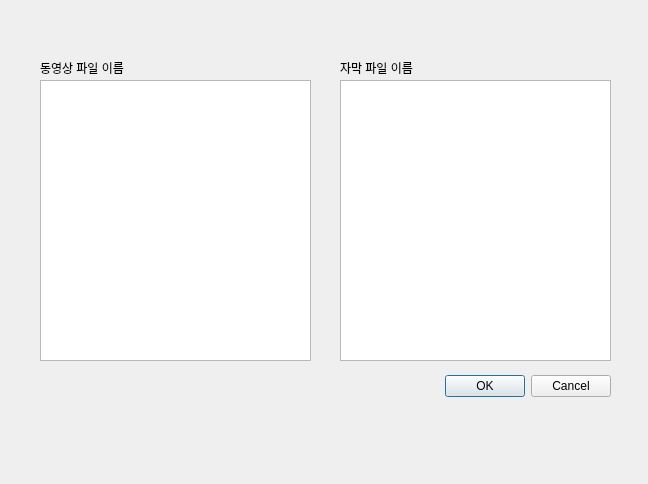
<?xml version="1.0" encoding="UTF-8"?>
<ui version="4.0">
 <class>Dialog</class>
 <widget class="QDialog" name="Dialog">
  <property name="geometry">
   <rect>
    <x>0</x>
    <y>0</y>
    <width>648</width>
    <height>484</height>
   </rect>
  </property>
  <property name="windowTitle">
   <string>Dialog</string>
  </property>
  <widget class="QDialogButtonBox" name="buttonBox">
   <property name="geometry">
    <rect>
     <x>270</x>
     <y>370</y>
     <width>341</width>
     <height>32</height>
    </rect>
   </property>
   <property name="orientation">
    <enum>Qt::Horizontal</enum>
   </property>
   <property name="standardButtons">
    <set>QDialogButtonBox::Cancel|QDialogButtonBox::Ok</set>
   </property>
  </widget>
  <widget class="QTextEdit" name="textEdit">
   <property name="geometry">
    <rect>
     <x>40</x>
     <y>80</y>
     <width>271</width>
     <height>281</height>
    </rect>
   </property>
  </widget>
  <widget class="QTextEdit" name="textEdit_2">
   <property name="geometry">
    <rect>
     <x>340</x>
     <y>80</y>
     <width>271</width>
     <height>281</height>
    </rect>
   </property>
  </widget>
  <widget class="QLabel" name="label">
   <property name="geometry">
    <rect>
     <x>40</x>
     <y>60</y>
     <width>181</width>
     <height>16</height>
    </rect>
   </property>
   <property name="text">
    <string>동영상 파일 이름</string>
   </property>
  </widget>
  <widget class="QLabel" name="label_2">
   <property name="geometry">
    <rect>
     <x>340</x>
     <y>60</y>
     <width>181</width>
     <height>16</height>
    </rect>
   </property>
   <property name="text">
    <string>자막 파일 이름</string>
   </property>
  </widget>
 </widget>
 <resources/>
 <connections>
  <connection>
   <sender>buttonBox</sender>
   <signal>accepted()</signal>
   <receiver>Dialog</receiver>
   <slot>accept()</slot>
   <hints>
    <hint type="sourcelabel">
     <x>248</x>
     <y>254</y>
    </hint>
    <hint type="destinationlabel">
     <x>157</x>
     <y>274</y>
    </hint>
   </hints>
  </connection>
  <connection>
   <sender>buttonBox</sender>
   <signal>rejected()</signal>
   <receiver>Dialog</receiver>
   <slot>reject()</slot>
   <hints>
    <hint type="sourcelabel">
     <x>316</x>
     <y>260</y>
    </hint>
    <hint type="destinationlabel">
     <x>286</x>
     <y>274</y>
    </hint>
   </hints>
  </connection>
 </connections>
</ui>
